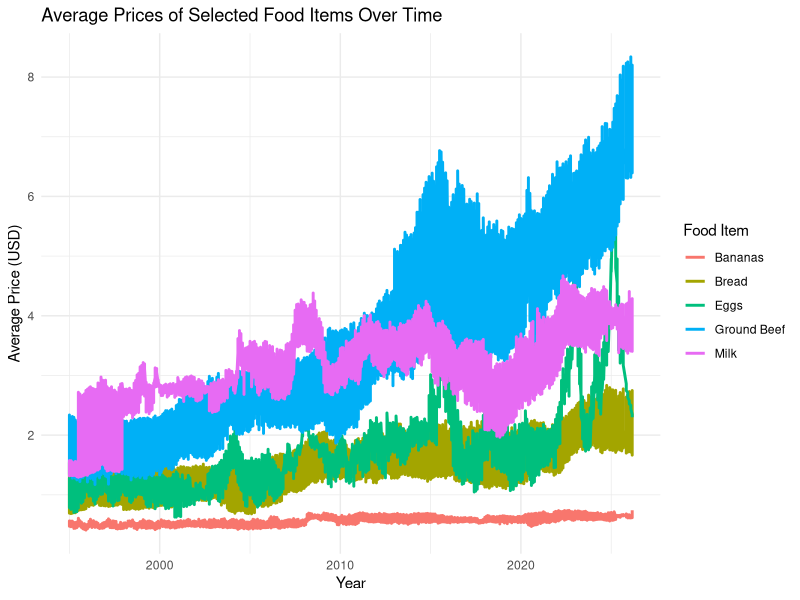

Here is the R script that generated this plot:
## ---- chunk 1
library(tidyverse)
library(knitr)
library(kableExtra)

food_clean <- read_csv("clean_food_prices.csv")

food_clean <- food_clean |>
  mutate(date = as.Date(date))
## ---- chunk 2
ggplot(food_clean, aes(x = date, y = value, color = item_clean)) +
  geom_line(linewidth = 1) +
  labs(
    title = "Average Prices of Selected Food Items Over Time",
    x = "Year",
    y = "Average Price (USD)",
    color = "Food Item"
  ) +
  theme_minimal()
## ---- chunk 3
summary_table <- food_clean |>
  group_by(item_clean) |>
  summarise(
    earliest_date = min(date, na.rm = TRUE),
    latest_date = max(date, na.rm = TRUE),
    earliest_price = value[date == min(date, na.rm = TRUE)][1],
    latest_price = value[date == max(date, na.rm = TRUE)][1],
    absolute_change = latest_price - earliest_price,
    percent_change = ((latest_price - earliest_price) / earliest_price) * 100
  ) |>
  ungroup() |>
  mutate(
    earliest_price = round(earliest_price, 2),
    latest_price = round(latest_price, 2),
    absolute_change = round(absolute_change, 2),
    percent_change = round(percent_change, 1)
  )
## ---- chunk 4
summary_table |>
  kable(
    caption = "Summary of Price Changes for Selected Food Items",
    col.names = c(
      "Food Item", "Earliest Date", "Latest Date",
      "Earliest Price", "Latest Price",
      "Absolute Change", "Percent Change (%)"
    ),
    align = "lcccccc"
  ) |>
  kable_styling(
    bootstrap_options = c("striped", "hover", "condensed"),
    full_width = FALSE,
    position = "center"
  )
## ---- chunk 5
library(tidyverse)
library(ggplot2)
library(dplyr)
library(lubridate)
library(kableExtra)
library(knitr)

eggs_data <- read.csv("Grade-A-Eggs-Price-NSA.csv", check.names = FALSE, stringsAsFactors = FALSE)

data_clean <- eggs_data |>
  mutate(Date = as.Date(paste0(Label, " 01"), format = "%Y %b %d")) |>
  mutate(Value = suppressWarnings(as.numeric(Value))) |>
  mutate(`1-Month % Change` = suppressWarnings(as.numeric(`1-Month % Change`)))
## ---- chunk 6
monthly_change_eggs <- ggplot(data_clean |> filter(!is.na(`1-Month % Change`)),
                      aes(x = Date, y = `1-Month % Change`)) +
  geom_line(color = "red", linewidth = 1) +
  theme_minimal() +
  labs(
    title = "Grade A Eggs Price Over Time",
    subtitle = "1 Month Percent Change",
    x = "Year",
    y = "% Change"
  ) +
  theme(plot.title = element_text(face = "bold")) 
## ---- chunk 7
value_area_eggs <- ggplot(data_clean |> filter(!is.na(Value)),
                          aes(x = Date, y = Value)) +
  geom_area(alpha = 0.75, fill = 'blue') +
  theme_minimal() +
  labs(
    title = "Grade A Eggs Price Over Time",
    x = "Year",
    y = "Price ($)"
  ) +
  theme_minimal()
## ---- chunk 8
summary_table <- data_clean |>
  summarise(
    Mean_Price = round(mean(Value, na.rm = TRUE), 2),
    Median_Price = round(median(Value, na.rm = TRUE), 2),
    Min_Price = round(min(Value, na.rm = TRUE), 2),
    Max_Price = round(max(Value, na.rm = TRUE), 2),
    Standard_Deviation = round(sd(Value, na.rm = TRUE), 2),
    Earliest_Price = round(first(Value), 2),
    Latest_Price = round(last(Value), 2),
    Total_Percent_Change = round((((Latest_Price - Earliest_Price)/Earliest_Price) * 100), 2)
  )
## ---- chunk 9
summary_table |>
  kable(
    caption = "Summary of Price Changes for Grade A Eggs",
    col.names = c(
      "Mean Price", "Median Price", "Minimum Price",
      "Maximum Price", "Standard Deviation",
      "Earliest Price (Jan 2016)", "Latest Price (Mar 2026)", "Percent Change"
    ),
    align = "lcccccc"
  ) |>
  kable_styling(
    bootstrap_options = c("striped", "hover", "condensed"),
    full_width = FALSE,
    position = "center"
  )
